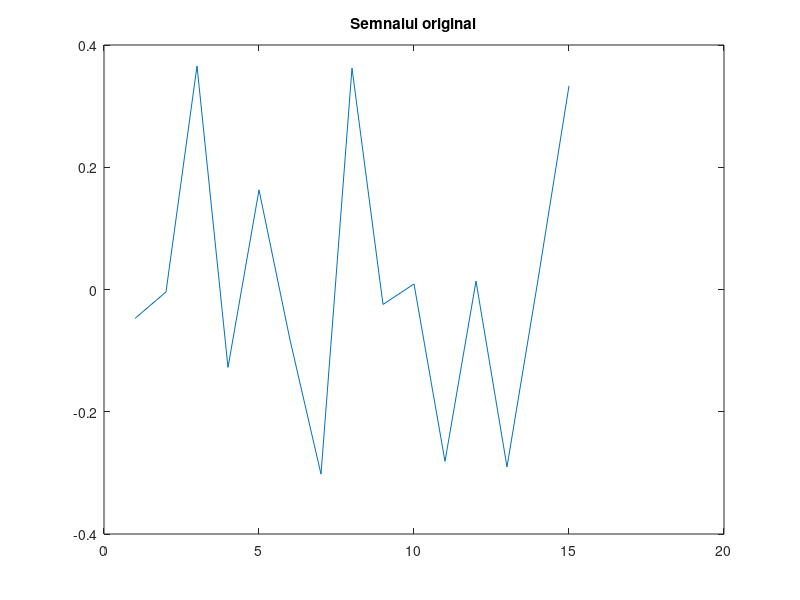
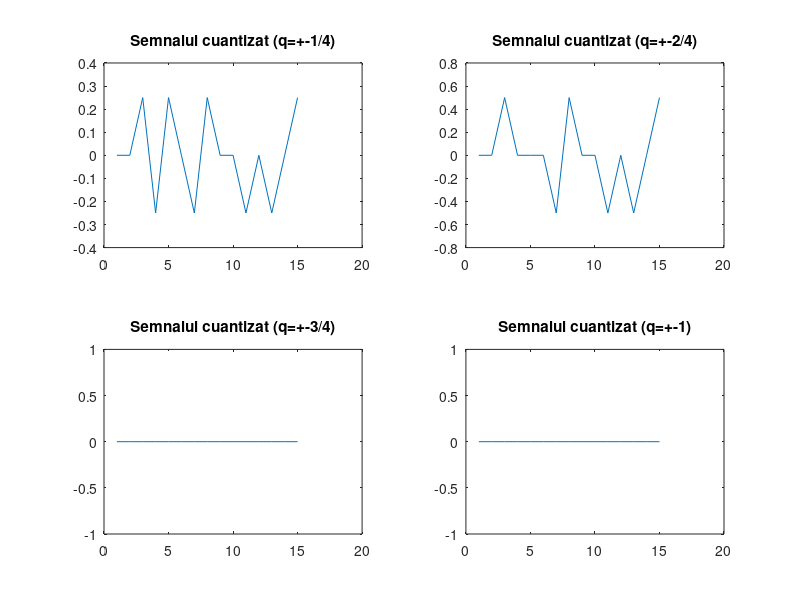

Write MATLAB code to recreate these figures, in order.
z = 0.2*randn(1,15);
plot(z);
title('Semnalul original');
figure(2)
q=0.25;
zq = round(z/q)*q;
subplot(2,2,1), plot(zq);
title('Semnalul cuantizat (q=+-1/4)');
q=0.5;
zq = round(z/q)*q;
subplot(2,2,2), plot(zq);
title('Semnalul cuantizat (q=+-2/4)');
q=0.75;
zq = round(z/q)*q;
subplot(2,2,3), plot(zq);
title('Semnalul cuantizat (q=+-3/4)');
zq = round(z);
subplot(2,2,4), plot(zq);
title('Semnalul cuantizat (q=+-1)');
